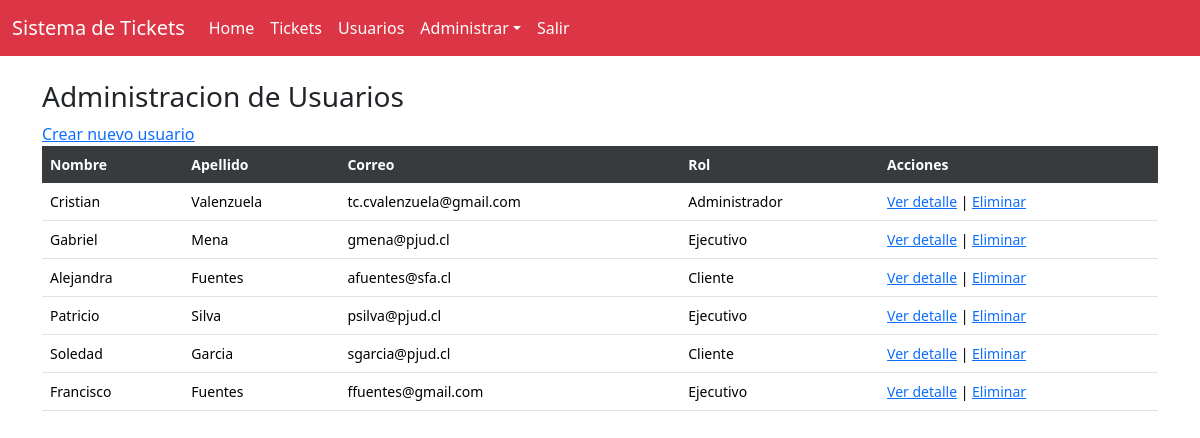
The app's page /listar_usuarios/ (signed in), older data.
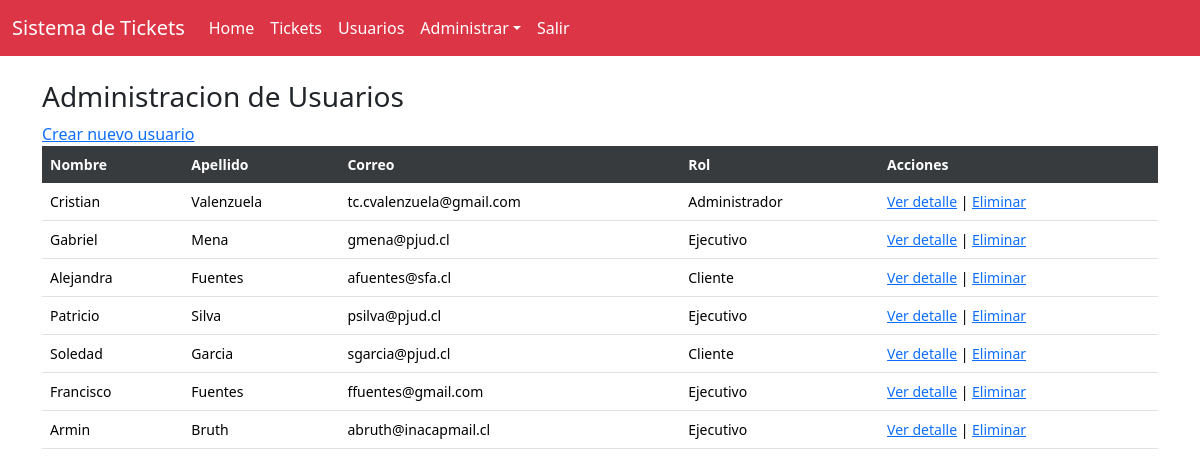
The same page, newer data.
### core/models.py (models this page shows, shortened)
class Usuario(models.Model):
    nombre = models.CharField(max_length=255)
    apellido = models.CharField(max_length=255)
    email = models.EmailField(unique=True)
    contrasena = models.CharField(max_length=255)
    rol = models.CharField(max_length=50, choices=[('Administrador', 'Administrador'), ('Ejecutivo', 'Ejecutivo'), ('Cliente', 'Cliente')])
    is_active = models.BooleanField(default=True)

### core/views.py (the view)
# urls.py: path('listar_usuarios/', vista_listar_usuarios, name='listar_usuarios'),
@login_required
def vista_listar_usuarios(request):
    usuarios = Usuario.objects.filter(is_active=True)
    return render(request, 'core/usuarios/listar_usuarios.html', {'usuarios': usuarios})

### core/templates/core/usuarios/listar_usuarios.html (shortened to what this page needs)
{% extends 'core/base.html' %}
{% block content %}
<h3> Administracion de Usuarios </h3>
    <a href="{% url 'crear_usuario' %}">Crear nuevo usuario</a>
    <div
        class="table-responsive small"
    >
        <table
            class="table table-centered table-nowrap table-hover"
        >
            <thead class="thead-light table-active table-dark">
                <tr>
                    <th class="border-0">Nombre</th>
                    <th class="border-0">Apellido</th>
                    <th class="border-0">Correo</th>
                    <th class="border-0">Rol</th>
                    <th class="border-0">Acciones</th>
                </tr>
            </thead>
            <tbody>
                {% for usuario in usuarios %}
                <tr
                >
                    <td>{{ usuario.nombre }}</td>
                    <td>{{ usuario.apellido}}</td>
                    <td>{{ usuario.email }}</td>
                    <td>{{ usuario.rol }}</td>
                    <td>
                        <a href="{% url 'detalle_usuario' usuario.pk %}" target = "_blank">Ver detalle</a> |
                        <a href="{% url 'eliminar_usuario' usuario.pk %}">Eliminar</a>
                </tr>
                {% endfor %}
            </tbody>
        </table>
    </div>
{% endblock %}

Row changes from the older to the newer data that the page shows:
added Usuario: nombre "Armin", apellido "Bruth", email "abruth@inacapmail.cl", rol "Ejecutivo"
